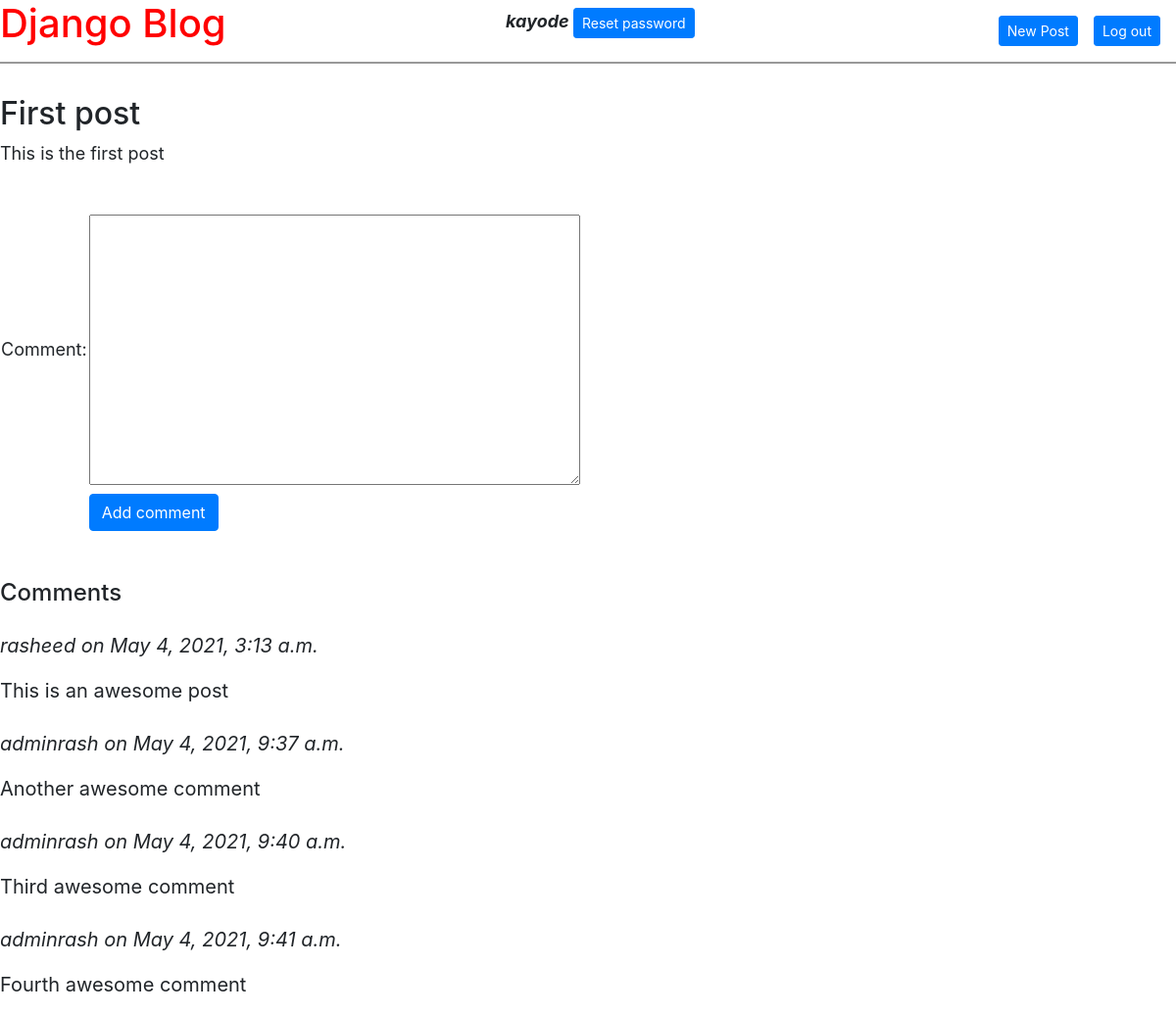
Page /post/5/ (signed in) on the committed database.
### blogapp/models.py (models this page shows, shortened)
class Post(models.Model):
  title = models.CharField(max_length=200)
  author = models.ForeignKey('auth.User', on_delete=models.CASCADE, related_name='posts')
  body = models.TextField()

class Comment(models.Model):
  comment = models.TextField(null=True)
  commenter = models.ForeignKey("auth.User", on_delete=models.CASCADE, related_name='comments')
  post = models.ForeignKey(Post, on_delete=models.CASCADE, related_name='comments')
  date = models.DateTimeField(auto_now=True)

### blogapp/views.py (the view)
# urls.py: path('post/<int:pk>/', BlogDetailView.as_view(), name='post_detail'),
class BlogDetailView(DetailView):
  model = Post
  template_name = 'blogapp/post/post_detail.html'
  form_class = CommentForm
  def post(self, request, *args, **kwargs):
    form = self.form_class(request.POST)
    if form.is_valid():
      commenter = request.user
      post = Post.objects.get(id=request.POST['post'])
      comment_from_user = request.POST['comment']
      comment = Comment(comment=comment_from_user,commenter=commenter,post=post)
      comment.save()
      return HttpResponseRedirect(reverse('post_detail', args=[post.id]))
  def get_context_data(self, **kwargs):
    context = super().get_context_data(**kwargs)
    form = self.form_class
    context['form'] = form
    return context

### blogapp/templates/blogapp/post/post_detail.html (shortened to what this page needs)
{% extends 'blogapp/base.html' %}
{% block content %}
  <div class="post-entry">
    <h2>{{ post.title }}</h2>
    <p>{{ post.body }}</p>
  </div>
  <form action="" method="POST" class="mt-5">
    <table>
      <tr>
        <td> {{form.comment.label_tag}} </td>
        <td> {{form.comment}} </td>
      </tr>
      <tr>
        <td>
        </td>
        <td>
          <input type="submit" value="Add comment" class="btn btn-primary">
        </td>
      </tr>
    </table>
  </form>
  <div class="comments mt-5">
    <h4>Comments</h4>
    {% for comment in post.comments.all %}
      <blockquote class="blockquote mt-4">
        <p class="commenters">
          <em>{{ comment.commenter }} on {{ comment.date }}</em>
        </p>
        <p class="comment-body"> {{comment.comment}} </p>
    {% endfor %}
  </div>
{% endblock %}

### blogapp/templates/blogapp/base.html (shortened to what this page needs)
{% load static %}
<!DOCTYPE html>
<html lang="en">
<head>
  <link rel="stylesheet" href="https://cdn.jsdelivr.net/npm/bootstrap@4.6.0/dist/css/bootstrap.min.css">
  <link rel="stylesheet" href="{% static 'blogapp/style.css' %}">
</head>
<body>
    <header>
      <div class="nav-left">
        <h1><a href="{% url 'home' %}">Django Blog</a></h1>
      </div>
      <div class="nav-center">
        {% if user.is_authenticated %}
         <p>
          <em> {{ user.username }}</em>
          <a href=" {% url 'password_reset' %} " class="btn btn-primary btn-sm"> Reset password</a>
         </p>
        {% endif %}
      </div>
      <div class="nav-right">
        {% if user.is_authenticated %}
          <a href="{% url 'post_new' %}" class="btn btn-primary btn-sm">New Post</a>
          <a href="{% url 'logout' %}" class="btn btn-primary btn-sm">Log out</a>
        {% else %}
          <a href="{% url 'home' %}" class="btn btn-primary btn-sm">Home</a>
          <a href="{% url 'login' %}" class="btn btn-primary btn-sm">Log in</a>
          <a href="{% url 'sign_up' %}" class="btn btn-primary btn-sm">Sign up</a>
        {% endif %}
      </div>
    </header>
    <div>
      {% block content %}
      {% endblock %}
    </div>
</body>
</html>

### blogapp/static/blogapp/style.css (style rules this page uses)
body { font-size: 18px; }
header h1 a, header h1 a:hover { color: red; text-decoration: none; }
header { border-bottom: 2px solid #999; margin-bottom: 2rem; display: flex; }
.nav-left { margin-right: auto; }
.nav-center { display: flex; width: 30%; margin: auto; vertical-align: middle; font-weight: bold; }
.nav-right { display: flex; padding: 1rem 0; }
.nav-right a { margin-right: 1rem; }
.post-entry { margin-bottom: 2rem; }
.post-entry h2 { margin: 0.5rem 0; }
.post-entry p { margin: 0; font-weight: 400; }

### rows in the picture
Post: title "First post", body "This is the first post"
Comment: commenter "rasheed", date "May 4, 2021, 3:13 a.m.", comment "This is an awesome post"
Comment: commenter "adminrash", date "May 4, 2021, 9:37 a.m.", comment "Another awesome comment"
Comment: commenter "adminrash", date "May 4, 2021, 9:40 a.m.", comment "Third awesome comment"
Comment: commenter "adminrash", date "May 4, 2021, 9:41 a.m.", comment "Fourth awesome comment"

### other values in the picture
{{ user.username }} "kayode"
